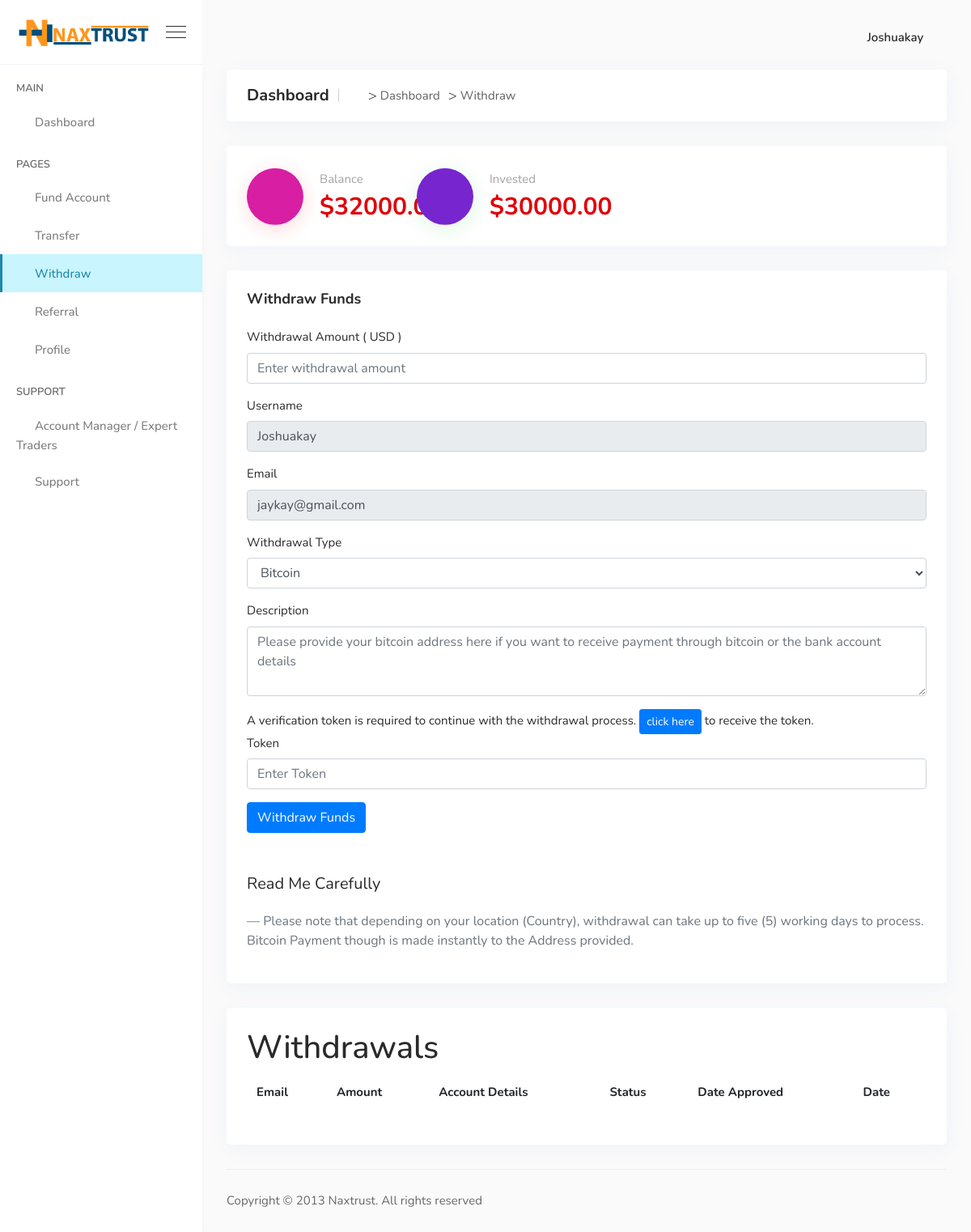
/withdraw/ (signed in), run on an earlier commit of the app's database.
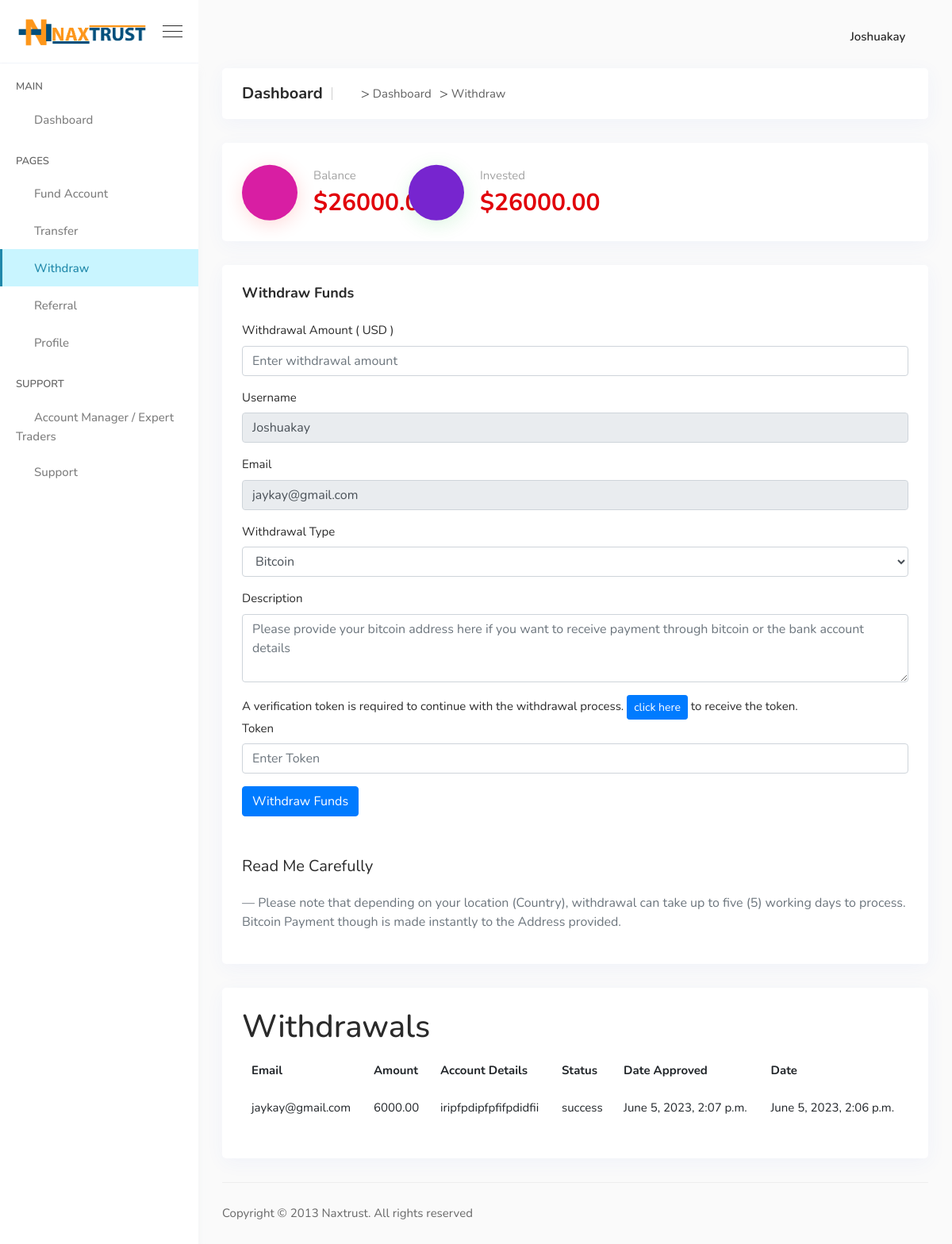
And on a later commit of the database.
### core/models.py (models this page shows, shortened)
class Account(models.Model):
    user = models.OneToOneField(User, on_delete=models.CASCADE)
    invested_balance = models.DecimalField(decimal_places=2, max_digits=10, default=Decimal("0.00"))
    profit = models.DecimalField(decimal_places=2, max_digits=10, default=Decimal("0.00"))
    btc_balance = models.DecimalField(decimal_places=6, max_digits=12, default=Decimal("0.00"))
    eth_balance = models.DecimalField(decimal_places=6, max_digits=12, default=Decimal("0.00"))
    shiba_balance = models.DecimalField(decimal_places=6, max_digits=12, default=Decimal("0.00"))
    usdt_balance = models.DecimalField(decimal_places=6, max_digits=12, default=Decimal("0.00"))
    profit_balance = models.DecimalField(decimal_places=2, max_digits=20, default=Decimal("0.00"))
    trading_progress = models.IntegerField(default=0)
    level = models.CharField(max_length = 15, choices = (("starter","Starter"),
    ("silver","Silver"),("gold","Gold"),("platinium","Platinium"),
    ("diamond","Diamond"),("corporate","Corprate")),default = "starter")
    active = models.BooleanField(default=True)
    status = models.BooleanField(default = True)

class User(AbstractUser):
    full_name = models.CharField(max_length=256)
    email = models.EmailField(
        _('Email'),
        max_length=150,
        unique=True,
        help_text=_('Required. 150 characters or fewer. Letters, digits and @/./+/-/_ only.'),
        error_messages={
            'unique': _("A user with that email already exists."),
        },
    )
    phonenumber = models.CharField(
        max_length=12,
        validators = [numeric_validator]
    )
    country = models.CharField(
        max_length= 50
    )
    is_trader = models.BooleanField(default=True)
    objects = BaseManager()
    USERNAME_FIELD = 'email'
    REQUIRED_FIELDS = []

class Withdraw(models.Model):
    user = models.ForeignKey(User, on_delete=models.CASCADE)
    amount = models.DecimalField(decimal_places=2, max_digits=10)
    account_detail = models.TextField(max_length= 1000)
    withdraw_type = models.CharField(max_length = 20, choices = (("btc","Bitcoin"),("eth","Ethereum"),("usdt-trc","USDT(TRC20)"),("usdt-erc","USDT(ERC20)"),("bank","Bank Transfer")))
    status = models.CharField(max_length=5, choices=(("p",'pending'),('s','success'),('f','failed')), default='p')
    date = models.DateTimeField(auto_now_add=True)
    date_approved = models.DateTimeField(blank=True,null = True)

### core/views.py (the view, shortened to what this page needs)
# urls.py: path('withdraw/', views.WithdrawFormView.as_view(),name="withdraw"),
class WithdrawFormView(LoginRequiredMixin, FormView):
    form_class = forms.WithdrawForm
    success_url = '/withdraw/'
    template_name = "dashboard/withdraw.html"
    def get_form_kwargs(self):
        kwargs = super().get_form_kwargs()
        kwargs['request'] = self.request
        return kwargs
    def get_context_data(self, **kwargs):
        context =  super().get_context_data(**kwargs)
        withdraws = Withdraw.objects.filter(user = self.request.user)
        account = Account.objects.get(user = self.request.user)
        context['withdraws'] = withdraws
        context['account'] = account
        return context

### core/forms.py (shortened to what this page needs)
class WithdrawForm(forms.ModelForm):
    token = forms.CharField(widget=forms.NumberInput,max_length=6,required=True)
    def __init__(self,request = None,*args,**kwargs):
        self.request = request
        self.user = None
        super().__init__(*args,**kwargs)
    class Meta:
        model = models.Withdraw
        exclude = ['user','status']

### core/context_processor.py (called while the page is built)
def nameProcessor(request):
    return {'sitename':"Naxtrust",'supportemail':"support@naxtrust.com"}

### core/templates/dashboard/withdraw.html (shortened to what the changed rows need)
{% extends 'dashboard/base.html' %}
{% load static %}
{% block content %}
    <div class="breadcrumb-area">
        <h1>Dashboard</h1>
    </div>
    <div class="ecommerce-stats-area">
        <div class="row">
            <div class="col-lg-3 col-sm-6 col-md-6">
                <div class="single-stats-card-box">
                    <div class="icon">
                        <i class='fa fa-check'></i>
                    </div>
                    <span class="sub-title">Balance</span>
                    <h3>${{account.profit_balance}}</h3>
                </div>
            </div>
            <div class="col-lg-3 col-sm-6 col-md-6">
                <div class="single-stats-card-box">
                    <div class="icon">
                        <i class='fa fa-usd'></i>
                    </div>
                    <span class="sub-title">Invested</span>
                    <h3>${{account.invested_balance}}</h3>
                </div>
            </div>
        </div>
    </div>
    <div class="card mb-30">
        <div class="card-body">
                        <form method="POST">
                <div class="form-group">
                    <label>Username</label>
                    <input type="text" class="form-control" value="{{request.user.username}}" name="username" readonly>
                </div>
                <div class="form-group">
                    <label>Email</label>
                    <input type="text" class="form-control" value="{{request.user.email}}" name="email" readonly>
                </div>
            </form>
        </div>
        <br><br>
    </div>
    <div class="card mb-30">
        <div class="card-body" style="overflow-x: auto;">
            <h1>Withdrawals</h1>
            <table class="table table-borderless">
                <thead>
                    <tr>
                        <th scope="col">Email</th>
                        <th scope="col">Amount</th>
                        <th scope="col">Account Details </th>
                        <th scope="col">Status</th>
                        <th scope="col">Date Approved</th>
                        <th scope="col">Date</th>
                    </tr>
                </thead>
                <tbody>
                    {% for withdraw in withdraws %}
                    <tr>
                        <td>
                            {{request.user.email}}
                        </td>
                        <td>
                            {{withdraw.amount}}
                        </td>
                        <td>
                            {{withdraw.account_detail}}
                        </td>
                        <td>
                            {{withdraw.get_status_display}}
                        </td>
                        <td>
                            {{withdraw.date_approved|default:"Not Approved"}}
                        </td>
                        <td>
                            {{withdraw.date}}
                        </td>
                    </tr>
                    {% endfor %}
            </tbody>
            </table>
        </div>
    </div>
{% endblock %}

### core/templates/dashboard/base.html (shortened to what the changed rows need)
{% load static %}
<!doctype html>
<html lang="en">
<head>
    <link rel="stylesheet" href="{% static 'asset/css/font-awesome.min.css' %}">
    <link rel="stylesheet" href="{% static 'dassets/css/vendors.min.css' %}">
    <link rel="stylesheet" href="{% static 'dassets/css/style.css' %}">
    <link rel="stylesheet" href="{% static 'dassets/css/responsive.css' %}">
</head>
<body>
    <div class="main-content d-flex flex-column">
        <nav class="navbar top-navbar navbar-expand">
            <div class="collapse navbar-collapse" id="navbarSupportContent" style="display: flex; justify-content: space-between; align-items: center;">
                <ul class="navbar-nav right-nav navbar-right align-items-center">
                    <li class="nav-item dropdown profile-nav-item">
                        <a href="#" class="nav-link dropdown-toggle" role="button" data-toggle="dropdown"
                            aria-haspopup="true" aria-expanded="false">
                            <div class="menu-profile">
                                <span class="name">
                                    {{request.user.username}}
                                </span>
                                <span class="icon rounded-circle h2"><i class='fa fa-user'></i></span>
                            </div>
                        </a>
                    </li>
                </ul>
            </div>
        </nav>
        {% block content%}
        {% endblock %}
    </div>
</body>
</html>

What changed in the data, as far as the page shows it:
changed Account: profit_balance "32000.00" → "26000.00"; invested_balance "30000.00" → "26000.00"
added Withdraw: {{ request.user.email }} "jaykay@gmail.com", amount "6000.00", account_detail "iripfpdipfpfifpdidfii", status "success", date_approved "June 5, 2023, 2:07 p.m.", date "June 5, 2023, 2:06 p.m."
